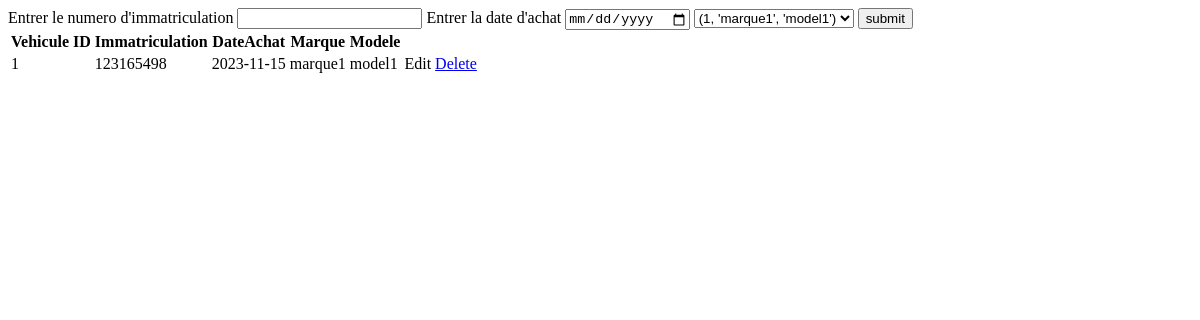
/vehicule, run on an earlier commit of the app's database.
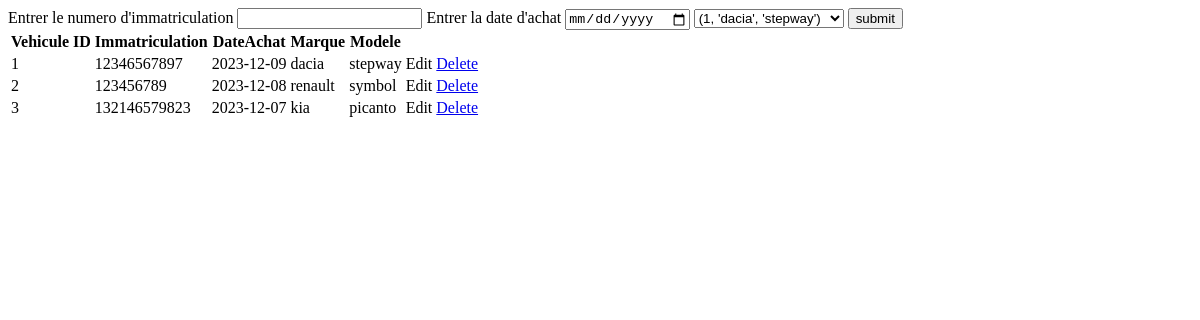
And on a later commit of the database.
### tables this page shows
CREATE TABLE Vehicule(
        VehiculeID INTEGER PRIMARY KEY AUTOINCREMENT,
        TypeID INTEGER NOT NULL,
        Immatriculation TEXT NOT NULL,
        DateAchat TEXT NOT NULL
    );

CREATE TABLE Type(
        TypeID INTEGER PRIMARY KEY AUTOINCREMENT,
        Marque TEXT NOT NULL,
        Modele TEXT NOT NULL
    );

### main.py (the view, shortened to what this page needs)
@app.route("/vehicule",methods = ['GET' , 'POST'])
def vehicule():
    modele_list = cursor.execute('SELECT * FROM Type').fetchall()
    vehicule_list = cursor.execute('''SELECT Vehicule.*, Type.*
                                   FROM Vehicule
                                   JOIN Type ON Type.TypeID = Vehicule.TypeID''').fetchall()
    return render_template("vehiculemanager.html",vehicule_list=vehicule_list,modele_list=modele_list)

### templates/vehiculemanager.html (shortened to what this page needs)
<!DOCTYPE html>
<html lang="en">
<head>
</head>
<body>
    <div class="add">
        <form method="post">
            <label>Entrer le numero d'immatriculation</label>
            <input type="number" id="imma" name="immatriculation" required>
            <label>Entrer la date d'achat</label>
            <input type="date" id="date" name="dateachat" required>
            <select id="modele" name="modele">
                {% for modele in modele_list %}
                <option value="{{modele[0]}}">{{modele}}</option>
                {% endfor %}
            </select>
            <input type="submit" id="sub" value="submit">
        </form>
    </div>
    <div class="lsit">
        <table>
            <thead>
                <tr>
                    <th>Vehicule ID</th>
                    <th>Immatriculation</th>
                    <th>DateAchat</th>
                    <th>Marque</th>
                    <th>Modele</th>
                </tr>
            </thead>
            <tbody>
                {% for element in vehicule_list %}
                    <tr>
                        <td>{{ element[0] }}</td>
                        <td>{{ element[2] }}</td>
                        <td>{{ element[3] }}</td>
                        <td>{{ element[5] }}</td>
                        <td>{{ element[6] }}</td>
                        <td>
                            <a>Edit</a>
                            <a href="/vehicule/sup:{{element[0]}}">Delete</a>
                        </td>
                    </tr>
                {% endfor %}
            </tbody>
        </table>
    </div>
</body>
</html>

What changed in the data, as far as the page shows it:
changed Vehicule id 1: Immatriculation "123165498" → "12346567897"; DateAchat "2023-11-15" → "2023-12-09"; Marque "marque1" → "dacia"; Modele "model1" → "stepway"
added Vehicule: VehiculeID "2", Immatriculation "123456789", DateAchat "2023-12-08", Marque "renault", Modele "symbol"
added Vehicule: VehiculeID "3", Immatriculation "132146579823", DateAchat "2023-12-07", Marque "kia", Modele "picanto"
Also different on the page:
form field modele: "(1, 'marque1', 'model1')" → "(1, 'dacia', 'stepway')"
